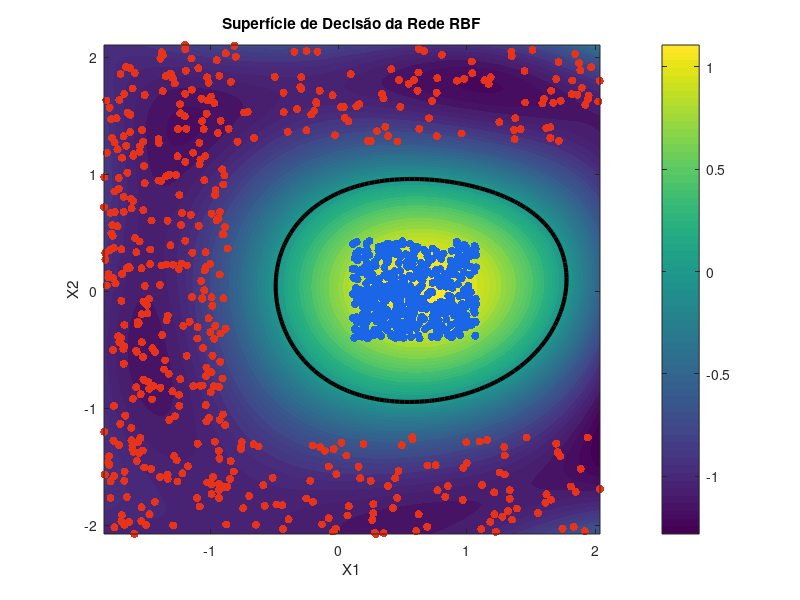

This chart was generated by the following MATLAB code:
clear all; close all; clc;

base = load("two_classes.dat");

X = base(:,1:2);
X = normalize(X);
y = base(:,3);

n = 20;

[~, c] = kmeans(X, n);

D = pdist(c);
media_dist = mean(D);
sigma = media_dist;

%sigma = 1;
%c = randn(n,2);

d = zeros(rows(X), n);
Phi = zeros(rows(X), n);

for i=1:rows(X)
  for j=1:n
    d(i,j) = norm(X(i,:) - c(j,:));
  end
end

for j = 1:n
  Phi(:,j) = exp(-(d(:,j).^2) / (2*sigma^2));
end

Phi = [Phi ones(rows(Phi),1)];

w = (Phi' * Phi)^-1 * Phi' * y;

x1 = linspace(min(X(:,1)), max(X(:,1)), 100);
x2 = linspace(min(X(:,2)), max(X(:,2)), 100);

[X1grid, X2grid] = meshgrid(x1, x2);

PhiGrid = zeros(numel(X1grid), n);

for j = 1:n
    dist = sqrt((X1grid(:) - c(j,1)).^2 + (X2grid(:) - c(j,2)).^2);
    PhiGrid(:,j) = exp(-(dist.^2) / (2*sigma^2));
end

PhiGrid = [PhiGrid ones(rows(PhiGrid),1)];

Ygrid = PhiGrid * w;
Ygrid = reshape(Ygrid, size(X1grid));

figure;
colormap(viridis());

contourf(X1grid, X2grid, Ygrid, 50, "LineColor", "none");
hold on;

contour(X1grid, X2grid, Ygrid, [0 0], "LineWidth", 3, "LineColor", "k");

idx1 = find(y == 1);
idx2 = find(y == -1);

scatter(X(idx1,1), X(idx1,2), 35, [0.1 0.4 0.9], "filled");
scatter(X(idx2,1), X(idx2,2), 35, [0.9 0.2 0.1], "filled");

title("Superfície de Decisão da Rede RBF");
xlabel("X1");
ylabel("X2");
colorbar;




